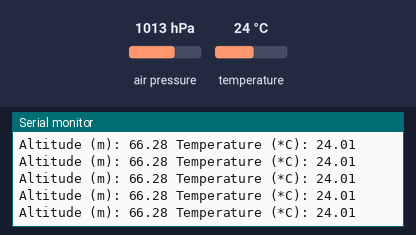
The sketch below on a simulated Arduino Uno, built with avr-gcc and run on an emulated ATmega328P. On the bench: the last lines printed to the serial monitor. Wiring (inferred from the names in the program): BMP180 pressure sensor at I2C address 0x77. The inputs (shaded band) are chosen by the test bench; at power-on: air pressure 1013 hPa, temperature 24 °C.

Above: at 1.2 s.
1.3 s: air pressure set to 952 hPa
At 1.45 s:
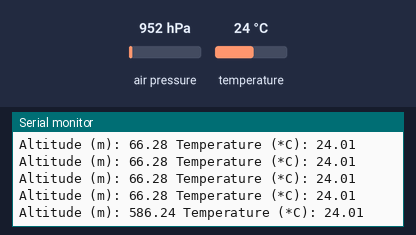
2.8 s: temperature set to 12 °C
At 2.82 s:
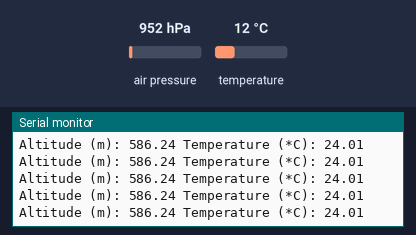
4.3 s: air pressure set to 975 hPa
At 4.31 s:
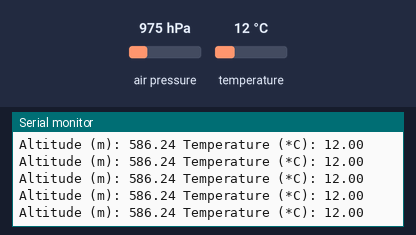
Timing chart, 0 to 7.3 s (numbered marks = the images above; inputs shaded):
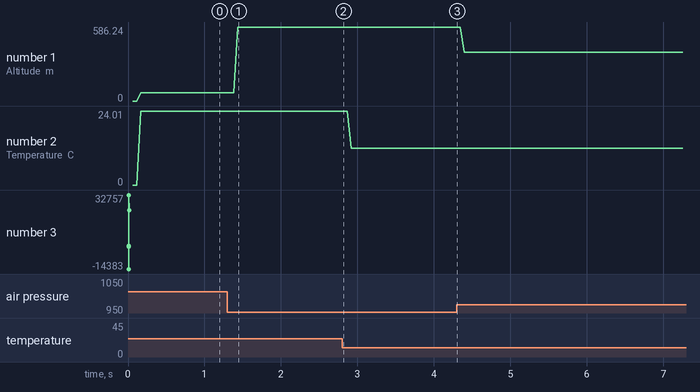

The sketch:

BarometerTest.ino
```cpp
/*=====================================================================
	OSQ_BMP085 library
	OpenSourceQuad
	-------------------------------------------------------------------*/
/*================================================================================

    Author		: Brandon Riches
    Date		: August 2013
    License		: GNU Public License

    This library interfaces with the BMP085 pressure sensor to return temperature
    calibrated altitude measurements.

    Copyright (C) 2013  Brandon Riches

    This program is free software: you can redistribute it and/or modify
    it under the terms of the GNU General Public License as published by
    the Free Software Foundation, either version 3 of the License, or
    (at your option) any later version.

    This program is distributed in the hope that it will be useful,
    but WITHOUT ANY WARRANTY; without even the implied warranty of
    MERCHANTABILITY or FITNESS FOR A PARTICULAR PURPOSE.  See the
    GNU General Public License for more details.

    You should have received a copy of the GNU General Public License
    along with this program.  If not, see <http://www.gnu.org/licenses/>.

    -----------------------------------------------------------------------------*/
/*
  Here's the (extremely difficult) circuit diagram

         Arduino
     /-------------\         BMP085
     |             |       /--------\
     |          +5V|-------| VIN    |
     |          GND|-------| GND    |
     |    (SDA) A4 |-------| SDA    |
     |    (SCL) A5 |-------| SCL    |
     |             |       \--------/
     \-------------/

*/
#include <Wire.h>
#include "OSQ_BMP085.h"

void setup()
{
  Serial.begin(115200);
  Serial.println("BMP085 Test:");

  // Call this function first
  barometer.readEEPROM();

  // This function is optional. Use for debugging purposes.
  barometer.printEEPROM();

  // Sea level pressure.
  // Look up daily. Give in inchesHg
  barometer.setSLP(30.15);

  // Set the accuracy and frequency.
  // Options are 0, 1, 2, 3
  barometer.setOSS(3);

}

void loop()
{
  // This library needs a delay to allow ADC
  delay(50);

  // Call this function on every cycle
  barometer.updatePTA();

  Serial.print("Altitude (m): ");
  Serial.print(barometer.altitude);
  Serial.print(" Temperature (*C): ");
  Serial.println(barometer.temperature);
}
```

OSQ_BMP085.h
```cpp
/*=====================================================================
 	OSQ_BMP085 library
 	OpenSourceQuad
 	-------------------------------------------------------------------*/
/*================================================================================

 	Author		: Brandon Riches
 	Date		: August 2013
 	License		: GNU Public License

 	This library interfaces with the BMP085 pressure sensor to return temperature
 	calibrated altitude measurements.

 	Copyright (C) 2013  Brandon Riches

 This program is free software: you can redistribute it and/or modify
 it under the terms of the GNU General Public License as published by
 the Free Software Foundation, either version 3 of the License, or
 (at your option) any later version.

 This program is distributed in the hope that it will be useful,
 but WITHOUT ANY WARRANTY; without even the implied warranty of
 MERCHANTABILITY or FITNESS FOR A PARTICULAR PURPOSE.  See the
 GNU General Public License for more details.

 You should have received a copy of the GNU General Public License
 along with this program.  If not, see <http://www.gnu.org/licenses/>.

 	-----------------------------------------------------------------------------*/
#ifndef OSQ_BMP085_H_INCLUDED
#define OSQ_BMP085_H_INCLUDED

#if ARDUINO >= 100
#include "Arduino.h"
#else
#include "WProgram.h"
#endif

#include <math.h>
#include <Wire.h>

#define BMP085_ADDR	(0x77)

class BMP085
{
public:

    BMP085();

    void updatePTA(void); // Main function

    void readEEPROM();
    void setSLP(double inchesMercury);
    void setOSS(uint8_t OSS);
    void printEEPROM();

    float temperature;
    float altitude;
    int conversionStep;

    // EEPROM calibration values
    int16_t 		AC1;
    int16_t			AC2;
    int16_t			AC3;
    uint16_t 		AC4;
    uint16_t 		AC5;
    uint16_t		AC6;
    int16_t			_B1;
    int16_t			_B2;
    int16_t			MB;
    int16_t			MC;
    int16_t			MD;

    // Calculated calibration values
    int32_t X1, X2, X3;
    int32_t _B3, _B5, _B6;
    uint32_t _B4, _B7;
    int32_t p;

    int32_t 		UT;
    int32_t			UP;


private:


    void write8(byte reg, byte value);
    uint8_t read8(byte reg);

    uint16_t read16(byte addr);
};

static uint8_t _oversample_setting_  	= 0x00;
static double  SEA_LEVEL_PRESSURE		= 101325.0;
static bool _EEPROM_read_				= false;

BMP085 :: BMP085(void)
{
    conversionStep = 0;
};

void BMP085 :: setSLP(double inchesMercury)
{
    SEA_LEVEL_PRESSURE = inchesMercury * 3386.389;
};

void BMP085 :: setOSS(uint8_t OSS)
{
    _oversample_setting_ = OSS;
}


void BMP085 :: updatePTA(void)
{
    if (!_EEPROM_read_)
    {
        readEEPROM();
    }
    // Call at maximum 39 Hz
    if(conversionStep == 2)
    {
        // Read unconverted pressure
        UP = read16(0xF6);
        UP <<= 8;
        UP |= read8(0xF8);
        UP >>= (8-_oversample_setting_);

        // Calculate true pressure and temperature
        // Do temperature calcs
        X1 = (UT-(int32_t)(AC6))*((int32_t)(AC5))/pow(2,15);
        X2 = ((int32_t)MC * pow(2,11)) / (X1+(int32_t)MD);
        _B5 = X1 + X2;
        temperature = ((int32_t)(_B5) + 8) / pow(2,4);
        temperature /= 10;

        // Do pressure calcs
        _B6 = _B5 - 4000;
        X1 = ((int32_t) _B2 * ( (_B6 * _B6) >>12 )) >> 11;
        X2 = ((int32_t)AC2 * _B6) >> 11;
        X3 = X1 + X2;
        _B3 = ((((int32_t)AC1 * 4 + X3) << _oversample_setting_) + 2) / 4;

        X1 = ((int32_t)AC3 * _B6) >> 13;
        X2 = ((int32_t)_B1 * ((_B6 * _B6) >> 12)) >> 16;
        X3 = ((X1 + X2) + 2) >> 2;
        _B4 = ((uint32_t)AC4 * (uint32_t)(X3 + 32768)) >> 15;
        _B7 = ((uint32_t)UP - _B3) * (uint32_t)( 50000UL >> _oversample_setting_ );

        if (_B7 < 0x80000000)
        {
            p = (_B7 * 2) / _B4;
        }
        else
        {
            p = (_B7 / _B4) * 2;
        }

        X1 = (p >> 8) * (p >> 8);
        X1 = (X1 * 3038) >> 16;
        X2 = (-7357 * p) >> 16;

        p = p + ((X1 + X2 + (int32_t)3791) >> 4);

        // Calculate altitude from pressure
        altitude = 44330 * (1.00 - pow(p/SEA_LEVEL_PRESSURE, 1.0/5.255));

        // Set zero to start conversion on this call
        conversionStep = 0;
    }

    if(conversionStep == 1)
    {
        // Read unconverted temp
        UT = read16(0xF6);

        // Request pressure conversion with OSS
        write8(0xF4, 0x34 + (_oversample_setting_ << 6));

        conversionStep++;
    }
    if(conversionStep == 0)
    {
        // Request temperature conversion
        write8(0xF4, 0x2E);
        conversionStep++;
    }


};

void BMP085 :: readEEPROM()
{
    Wire.begin();

    if (read8(0xD0) != 0x55)
    {
        Serial.println("Read did not work");
    }

    AC1 = read16(0xAA);
    AC2 = read16(0xAC);
    AC3 = read16(0xAE);
    AC4 = read16(0xB0);
    AC5 = read16(0xB2);
    AC6 = read16(0xB4);
    _B1 = read16(0xB6);
    _B2 = read16(0xB8);
    MB = read16(0xBA);
    MC = read16(0xBC);
    MD = read16(0xBE);

    if(	(AC1 == 0xFFFF) || (AC2 == 0xFFFF) || (AC3 == 0xFFFF) || (AC4 == 0xFFFF) || (AC5 == 0xFFFF) || (AC6 == 0xFFFF) || (_B1 == 0xFFFF) || (_B2 == 0xFFFF) || (MB == 0xFFFF) || (MC == 0xFFFF) || (MD == 0xFFFF) || (AC1 == 0x0) || (AC2 == 0x0) || (AC3 == 0x0) || (AC4 == 0x0) || (AC5 == 0x0) || (AC6 == 0x0) || (_B1 == 0x0) || (_B2 == 0x0) || (MB == 0x0) || (MC == 0x0) || (MD == 0x0))
    {
        Serial.println("Unable to read EEPROM!! Check your connections!");
        Serial.println("	- Is SDA connected to A4 and SCL to A5?");
        Serial.println("	- Are +5V and GND connected?");
    }
    else
    {
        _EEPROM_read_ = true;
    }

};

void BMP085 :: printEEPROM()
{
    if (!_EEPROM_read_)
    {
        readEEPROM();
    }
    Serial.print("AC1: ");
    Serial.println(AC1);

    Serial.print("AC2: ");
    Serial.println(AC2);

    Serial.print("AC3: ");
    Serial.println(AC3);

    Serial.print("AC4: ");
    Serial.println(AC4);

    Serial.print("AC5: ");
    Serial.println(AC5);

    Serial.print("AC6: ");
    Serial.println(AC6);

    Serial.print("B1: ");
    Serial.println(_B1);

    Serial.print("B2: ");
    Serial.println(_B2);

    Serial.print("MB: ");
    Serial.println(MB);

    Serial.print("MC: ");
    Serial.println(MC);

    Serial.print("MD: ");
    Serial.println(MD);
};

uint16_t BMP085 :: read16(byte addr)
{
    uint16_t value;

    Wire.beginTransmission(BMP085_ADDR);
#if (ARDUINO >= 100)
    Wire.write(addr);
#else
    Wire.send(addr);
#endif
    Wire.endTransmission();

    Wire.beginTransmission(BMP085_ADDR);
    Wire.requestFrom(BMP085_ADDR, 2);
#if (ARDUINO >= 100)
    value = Wire.read(); // receive DATA
    value <<= 8;
    value |= Wire.read(); // receive DATA
#else
    value = Wire.receive(); // receive DATA
    value <<= 8;
    value |= Wire.receive(); // receive DATA
#endif
    Wire.endTransmission(); // end transmission

        return value;
};


void BMP085 :: write8(byte reg, byte value)
{
    Wire.beginTransmission(BMP085_ADDR);
#if ARDUINO >= 100
    Wire.write((uint8_t)reg);
    Wire.write((uint8_t)value);
#else
    Wire.send(reg);
    Wire.send(value);
#endif
    Wire.endTransmission();
};

uint8_t BMP085 :: read8(byte reg)
{
    uint8_t value;

    Wire.beginTransmission(BMP085_ADDR);
#if ARDUINO >= 100
    Wire.write((uint8_t)reg);
#else
    Wire.send(reg);
#endif
    Wire.endTransmission();
    Wire.requestFrom((byte)BMP085_ADDR, (byte)1);
#if ARDUINO >= 100
    value = Wire.read();
#else
    value = Wire.receive();
#endif
    Wire.endTransmission();

    return value;
};

BMP085                  barometer;

#endif // OSQ_BMP085_H_INCLUDED
```

Measured:
- after the input at 1.3 s, the serial monitor: prints a new line after 0.14 s (image 1)
- plotted number 1: 66.28 → 586.24 after the input at 1.3 s, 586.24 → 387.16 after the input at 4.3 s
- plotted number 2: 24.01 → 12 after the input at 2.8 s
